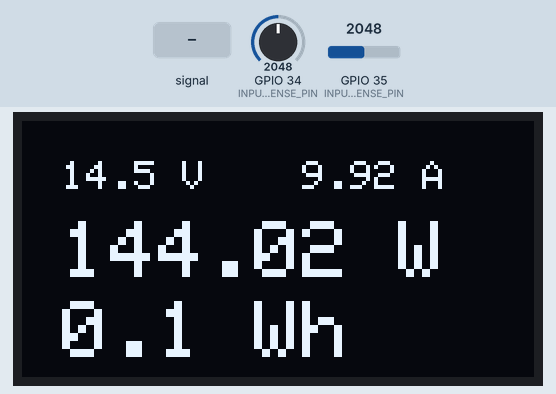
Recording of a sketch running on a simulated ESP32. Parts: 128×64 one-colour display. The test bench sets the inputs (shaded band); at power-on: GPIO 35 (INPUT_CURRENT_SENSE_PIN) = 2048, GPIO 34 (INPUT_VOLTAGE_SENSE_PIN) = 2048.

Above: at 1.7 s.
1.8 s: GPIO 35 (INPUT_CURRENT_SENSE_PIN) set to 641
At 2.8 s:
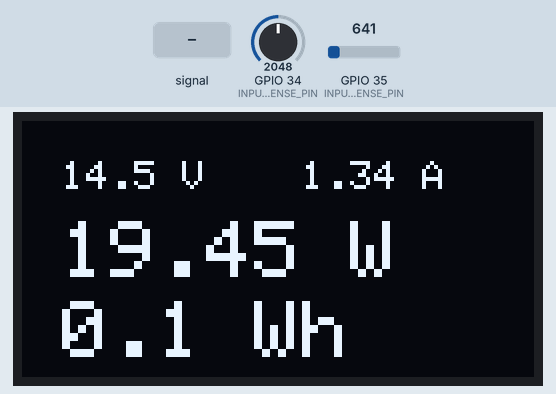
3.3 s: GPIO 35 (INPUT_CURRENT_SENSE_PIN) set to 561
At 4.0 s:
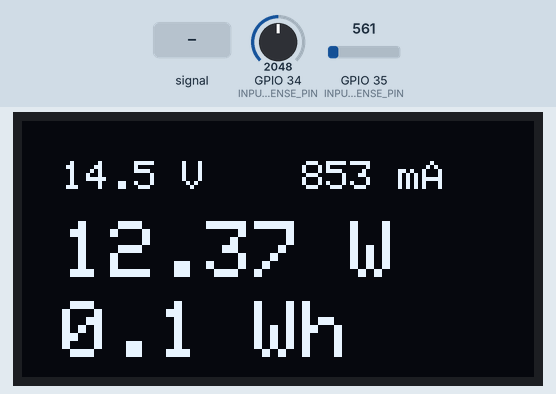
4.8 s: GPIO 34 (INPUT_VOLTAGE_SENSE_PIN) fed a 200 Hz sine of ±327 counts around its level
At 5.0 s:
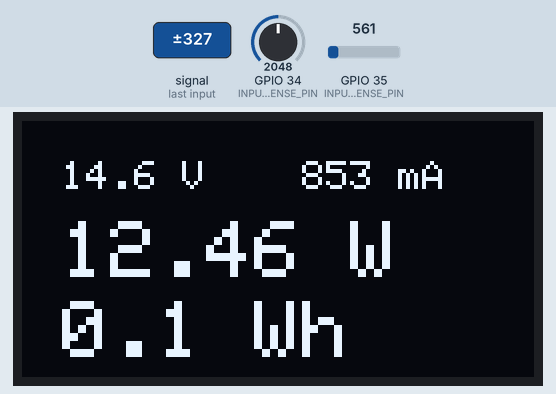
6.3 s: GPIO 34 (INPUT_VOLTAGE_SENSE_PIN) set to 2866
At 7.3 s:
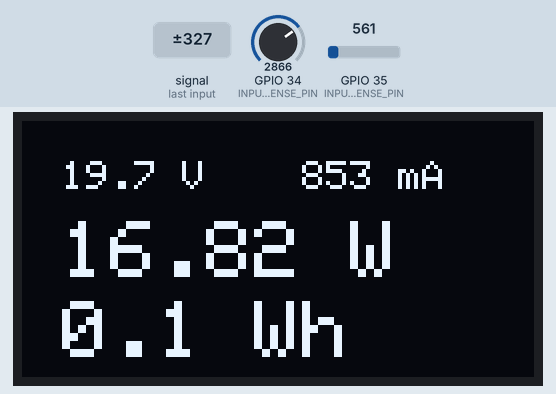
7.9 s: GPIO 35 (INPUT_CURRENT_SENSE_PIN) set to 2047
At 10.0 s:
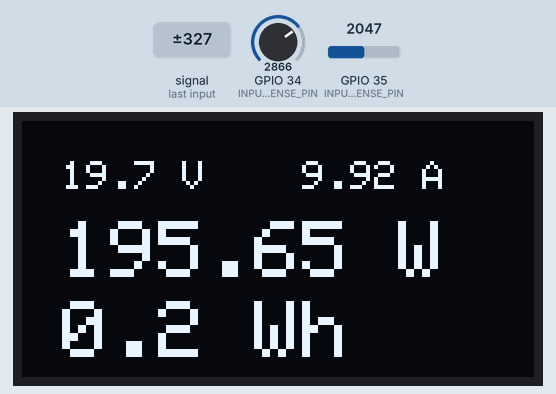
10.4 s: GPIO 34 (INPUT_VOLTAGE_SENSE_PIN) set to 3603
At 11.5 s:
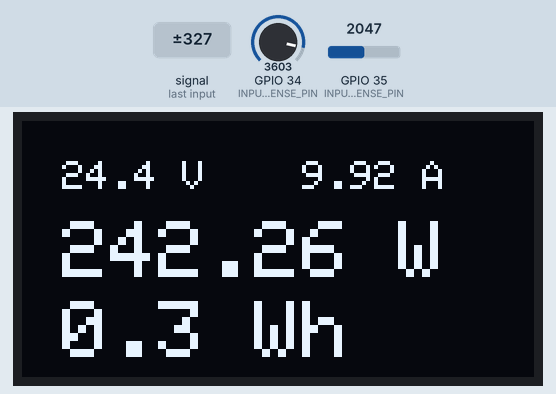
Timing chart, 0 to 13.1 s (numbered marks = the images above; inputs shaded):
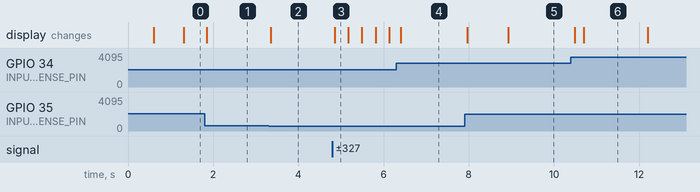

Measured:
- the behaviour switches between 586 and 585 on GPIO 35 (INPUT_CURRENT_SENSE_PIN) (found by bisection; images 1 and 2)
- after the input at 1.8 s, the display: changes at once (image 1)
- after the input at 3.3 s, the display: changes after 0.05 s (image 2)
- after the input at 4.8 s, the display: changes after 0.05 s (image 3)
- after the input at 7.9 s, the display: first changes after 0.06 s (image 5 shows a later state)
- what the display in image 6 shows lasts 1.5 s, from 10.7 s to 12.2 s

The sketch:

code.ino
```cpp
//======================================================================================//
//                                                                                      //
//                 Solar Panel Energy Monitoring V1.0 Firmware                             //
//                                                                                      //
//             Developed by Debasish Dutta, Last Update: 06.05.2021                     //
//                                                                                      //
//======================================================================================//


#include <SPI.h>

    #include <Adafruit_GFX.h>
    #include <Adafruit_SH110X.h>
// #include <DallasTemperature.h>
//#include <OneWire.h>
    #include "Wire.h"
//    #include <WiFi.h>
//    #define BLYNK_PRINT Serial
//    #include <BlynkSimpleEsp32.h>

    #define SCREEN_WIDTH 128 // OLED display width, in pixels
    #define SCREEN_HEIGHT 64 // OLED display height, in pixels
    #define INPUT_VOLTAGE_SENSE_PIN 34
    #define INPUT_CURRENT_SENSE_PIN 35
    //#define TEMP_SENSE_PIN 4
    #define VOLTAGE_SCALE  7.911 // R1+R2 / R2 // ( 47K + 6.8K ) / 6.8K
    #define CURRENT_SCALE  1.5 // R4+R5 / R5 // ( 1K + 2K ) / 2K

    double mVperAmp = 200; //Sensityvit of the sensor //  use 100 for 20A Module and 66 for 30A Module
    double ACSoffset = 514; // Ideally it should be ( 0.1 x Vcc ) // measured value is 514mV
    unsigned long last_time =0;
    unsigned long current_time =0;
    float power =0 ; // Power in Watt
    float energy =0 ; // Emergy in Watt-Hour
    //float tempC=0; // temperaure in Celcius
    //float tempF = 0; temperature in F
    float saving=0; // cost saving
   #define i2c_Address 0x3c
    #define OLED_RESET -1
     //WiFiClient client;
    // Declaration for an SSD1306 display connected to I2C (SDA, SCL pins)
   Adafruit_SH1106G display = Adafruit_SH1106G(SCREEN_WIDTH, SCREEN_HEIGHT, &Wire, OLED_RESET);
    // GPIO where the DS18B20 is connected to
    //const int oneWireBus = 2;
    // Setup a oneWire instance to communicate with any OneWire devices
//    OneWire oneWire(TEMP_SENSE_PIN);
//    DallasTemperature sensors(&oneWire);

//========================= Variables for wifi server setup =============================
//
//  // Your WiFi credentials.
//  // Set password to "" for open networks.
//  char ssid[] = "XXXX"; // WiFi Router ssid
//  char pass[] = "XXXX"; // WiFi Router password
//
//  // copy it from the mail received from Blynk
//  char auth[] = "XXXX";

//========================= Setup Function ================================================

void setup() {
  Serial.begin(9600);
//  Blynk.begin(auth, ssid, pass);
//  sensors.begin();

  display.begin(i2c_Address, true);
  display.clearDisplay();
  display.setTextColor(SH110X_WHITE);
  display.display();
  delay(500);
}

//========================= Loop Function ================================================


void loop()
{

  // read voltage and current
  float voltage = abs( return_voltage_value(INPUT_VOLTAGE_SENSE_PIN)) ;
  float current = abs( return_current_value(INPUT_CURRENT_SENSE_PIN)) ;

 // read temperature from DS18B20
//  sensors.requestTemperatures(); // get temperatures
//  tempC = sensors.getTempCByIndex(0);
//  //tempF = sensors.getTempFByIndex(0);

  // Calculate power and energy
  power = current * voltage ; // calculate power in Watt
  last_time = current_time;
  current_time = millis();
  energy = energy +  power *(( current_time -last_time) /3600000.0) ; // calculate power in Watt-Hour // 1 Hour = 60mins x 60 Secs x 1000 Milli Secs

  saving = 6.5 * ( energy /1000 ); // 6.5 is cost per kWh // used just for example


  // ================= Display Data on Serial Monitor ================================================

 /* Serial.print("Voltage: ");
  Serial.println(voltage);
  Serial.print("Current: ");
  Serial.println(current);
  Serial.print("Power: ");
  Serial.println(power);
  Serial.print("Energy: ");
  Serial.println(energy);
  Serial.print("Temp: ");
  Serial.println(tempC);
  Serial.println(voltage);
  delay(1000);
*/
// ================= Display Data on OLED Display ================================================

  // Display Solar Panel Voltage
  display.setTextSize(1);
  display.clearDisplay();
  display.setCursor(10, 10);
  display.print(voltage,1);
  display.print(" V");

  // Display Solar Panel Current

  display.setCursor(70, 10);

  if (current >0 && current < 1 )
  {
   display.print(current*1000,0);
   display.print(" mA");
  }
  else
  {
  display.print(current,2);
  display.print(" A");
  }

 // Display Solar Panel Power in Watt

  display.setTextSize(2);
  display.setCursor(10,25);
  display.print(power);
  display.print(" W");

 // Display Energy Generated by the Solar Panel
  display.setCursor(10,45);

  if ( energy >= 1000 )
  {
   display.print(energy/1000,3);
   display.print(" kWh");
  }
  else
  {
  display.print(energy,1);
  display.print(" Wh");
  }
  display.display();
  display.clearDisplay();


//// ================= Display Data on Blynk App ================================================
//   Blynk.run();
//   Blynk.virtualWrite(0, voltage ); // virtual pin 0
//   Blynk.virtualWrite(1, current ); // virtual pin 1
//   Blynk.virtualWrite(2, power);    // virtual pin 2
//   Blynk.virtualWrite(3,energy/1000);// virtual pin 3
//   Blynk.virtualWrite(4,tempC );    // virtual pin 4
//   Blynk.virtualWrite(5,saving);    // virtual pin 4
//   //delay(1000);
}

//========================= Function to Calculate Solar Panel Voltage ===================================

double return_voltage_value(int pin_no)
{
  double tmp = 0;
  double ADCVoltage = 0;
  double inputVoltage = 0;
  double avg = 0;
  for (int i = 0; i < 100; i++)
  {
    tmp = tmp + analogRead(pin_no);
  }
  avg = tmp / 100;
  ADCVoltage = ((avg * 3.3) / (4095)) + 0.184 ; // 0.184 is offset adjust by heat and try
  inputVoltage = ADCVoltage * VOLTAGE_SCALE;
  return inputVoltage;
}


//========================= Function to Calculate Solar Panel Current ===================================

double return_current_value(int pin_no)
{
  double tmp = 0;
  double avg = 0;
  double ADCVoltage = 0;
  double Amps = 0;
  for (int z = 0; z < 150; z++)
  {
    tmp = tmp + analogRead(pin_no);
  }
  avg = tmp / 150;
  ADCVoltage = ((avg*3331) / 4095); // Gets you mV
  Amps = ((ADCVoltage * CURRENT_SCALE - ACSoffset ) / mVperAmp); // 1.5 is the scaling for voltage divider
  return Amps;
}
```
